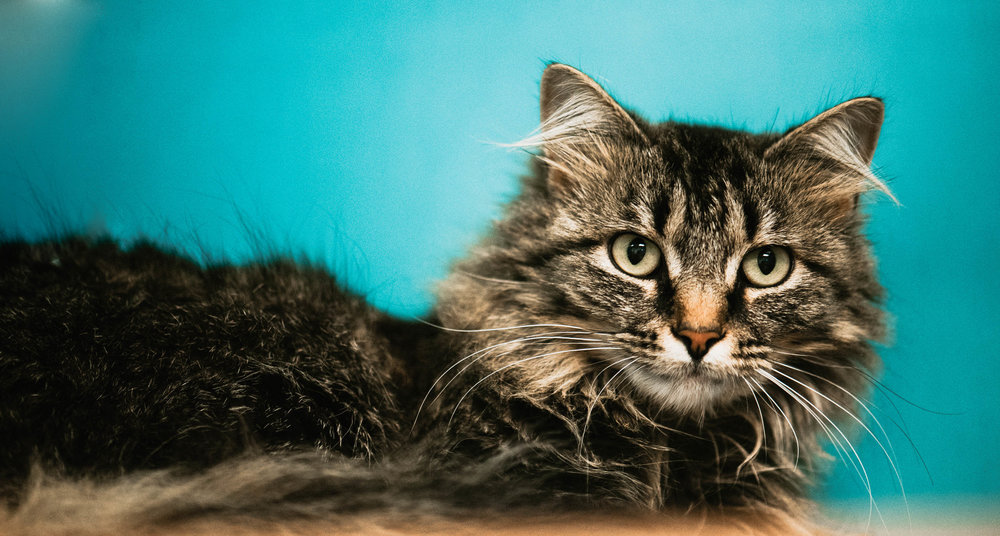
#> input picture 01_numpy/cat-198.jpg, 1000 x 536 px
$ jupyter execute --allow-errors 06_image.ipynb
#> lines starting #> are read from the running program, lines starting #| are printed output that depends on the picture
[cell 1]
import numpy as np
import matplotlib.pyplot as plt
import cv2

#> (a cell that did not finish here is left out)

[cell 3]
img = cv2.imread('cat-198.jpg')  # Blue, Green, Red
#> img is the input picture: shape (536, 1000, 3); mean B, G, R 110.2, 116.6, 61.3
#img = cv2.imread('cat-2.jpg')

# Blue, Green, Red
img_2 = img * [1,    1, 0.2]  # reduce Red. That is more blue/green
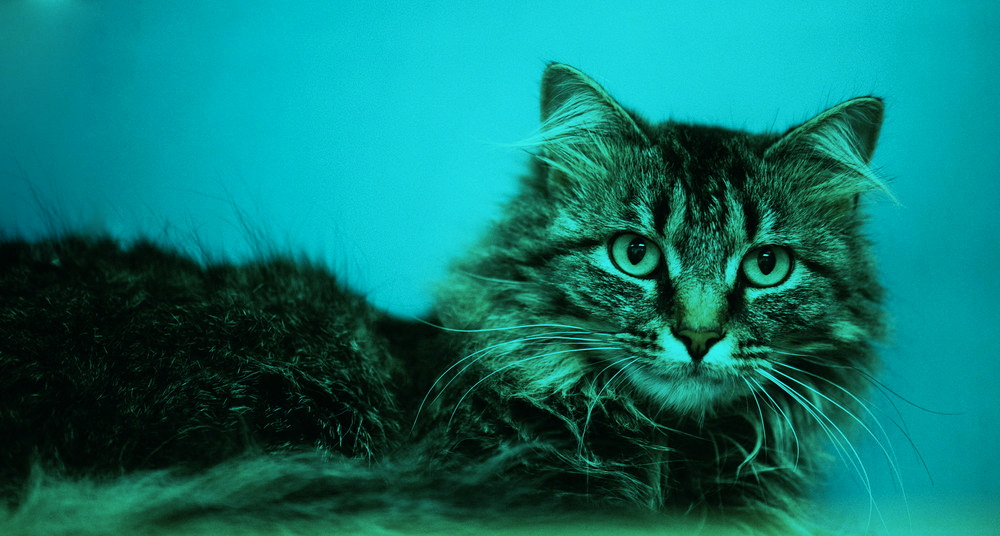
#> img_2: shape (536, 1000, 3) float64; mean B, G, R 110.2, 116.6, 12.3
img_3 = img * [1,  0.2, 1]    # reduce green.
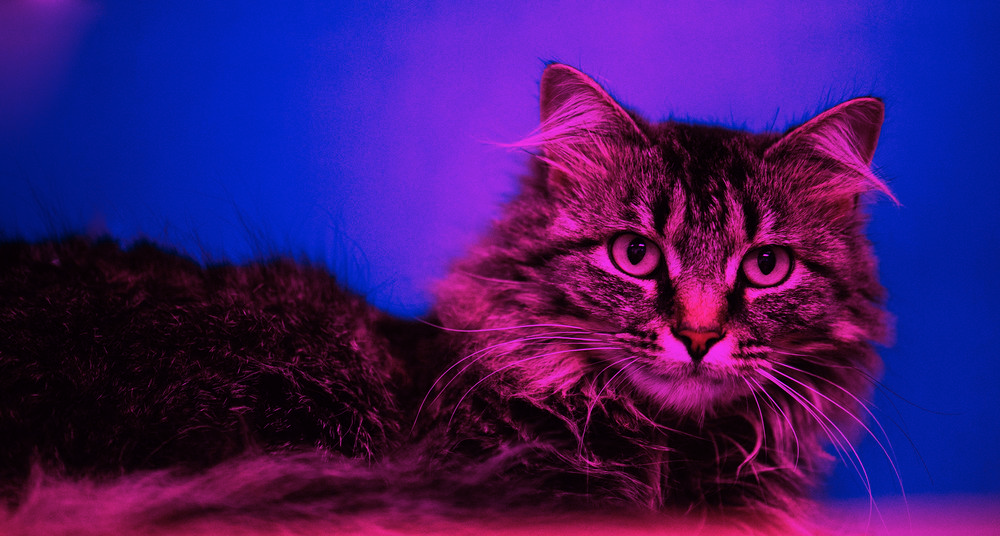
#> img_3: shape (536, 1000, 3) float64; mean B, G, R 110.2, 23.3, 61.3
img_4 = img * [0.2,  1, 1]    # reduce blue. That is more red/geen
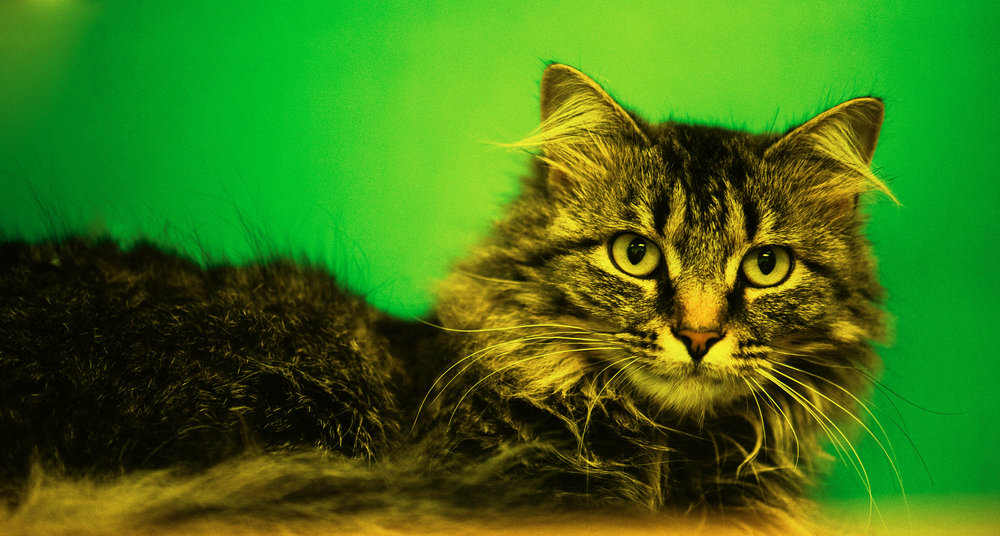
#> img_4: shape (536, 1000, 3) float64; mean B, G, R 22, 116.6, 61.3

# A slight gotcha with imshow is that it might give strange results
# if presented with data that is not uint8. To work around this, we
# explicitly cast the image to uint8 before displaying it.
#plt.imshow(np.uint8(img_tinted))

img_2 = np.uint8(img_2)
img_3 = np.uint8(img_3)
img_4 = np.uint8(img_4)

# matplotlib use RGB to plot the image
# so, we need to change the color order from BGR to RGB
img   = cv2.cvtColor(img, cv2.COLOR_BGR2RGB)
img_2 = cv2.cvtColor(img_2, cv2.COLOR_BGR2RGB)
img_3 = cv2.cvtColor(img_3, cv2.COLOR_BGR2RGB)
img_4 = cv2.cvtColor(img_4, cv2.COLOR_BGR2RGB)

plt.figure(figsize=(16,16))  # make the plot bigger

plt.subplot(2, 2, 1).set_title('original')   # 2 row2, 2 columns, plot at 1
plt.imshow(img)

plt.subplot(2, 2, 2).set_title('blue/green') # 2 row2, 2 columns plot at 2
plt.imshow(img_2)

plt.subplot(2, 2, 3).set_title('red/blue') # 2 row2, 2 columns plot at 2
plt.imshow(img_3)

plt.subplot(2, 2, 4).set_title('red/green') # 2 row2, 2 columns plot at 2
plt.imshow(img_4)


plt.show()
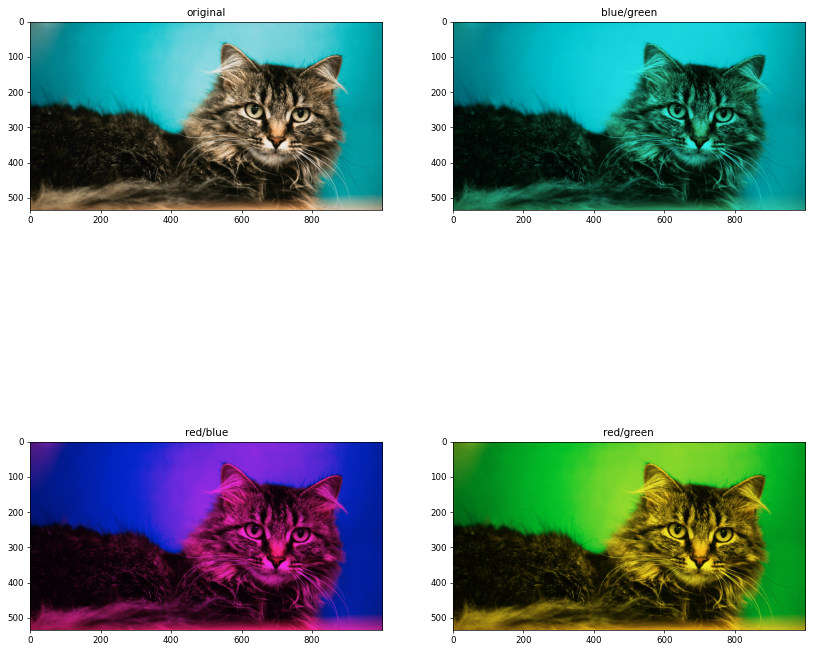
#> figure drawn by matplotlib, 4 panels

$ run again, with 01_numpy/cat-2.jpg copied over 01_numpy/cat-198.jpg
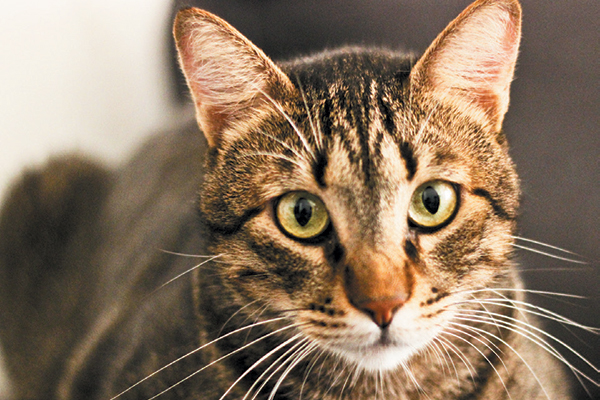
#> input picture 01_numpy/cat-2.jpg, 600 x 400 px
#> img is the input picture: shape (400, 600, 3); mean B, G, R 97.6, 118.5, 139
#> `img_4 = img * [0.2,  1, 1]`:
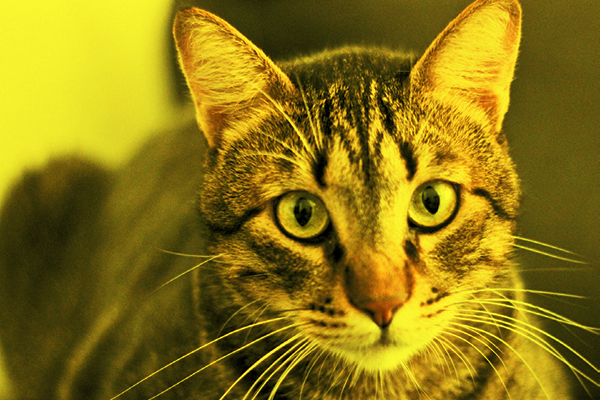
#> img_4: shape (400, 600, 3) float64; mean B, G, R 19.5, 118.5, 139
#> `plt.show()`:
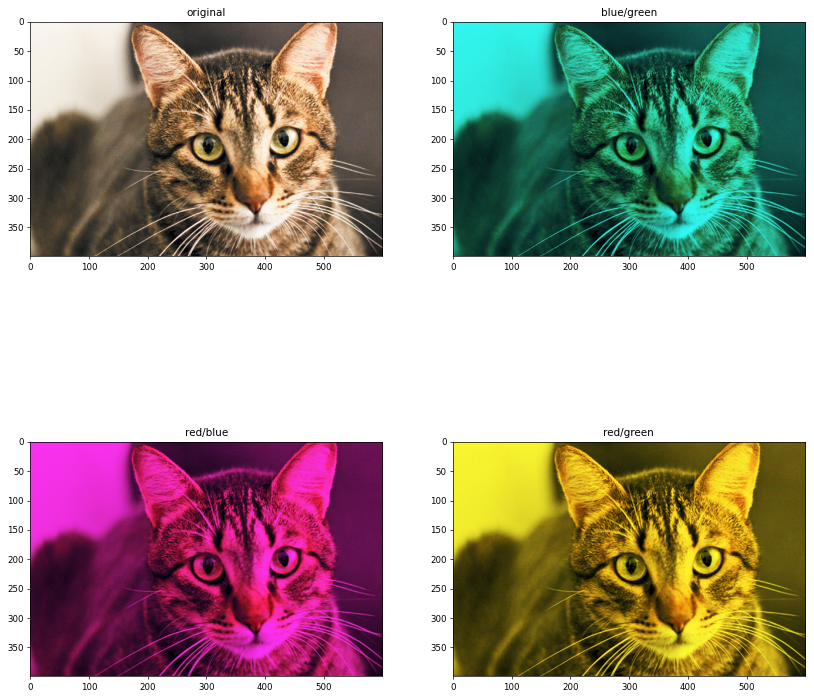
#> figure drawn by matplotlib, 4 panels
